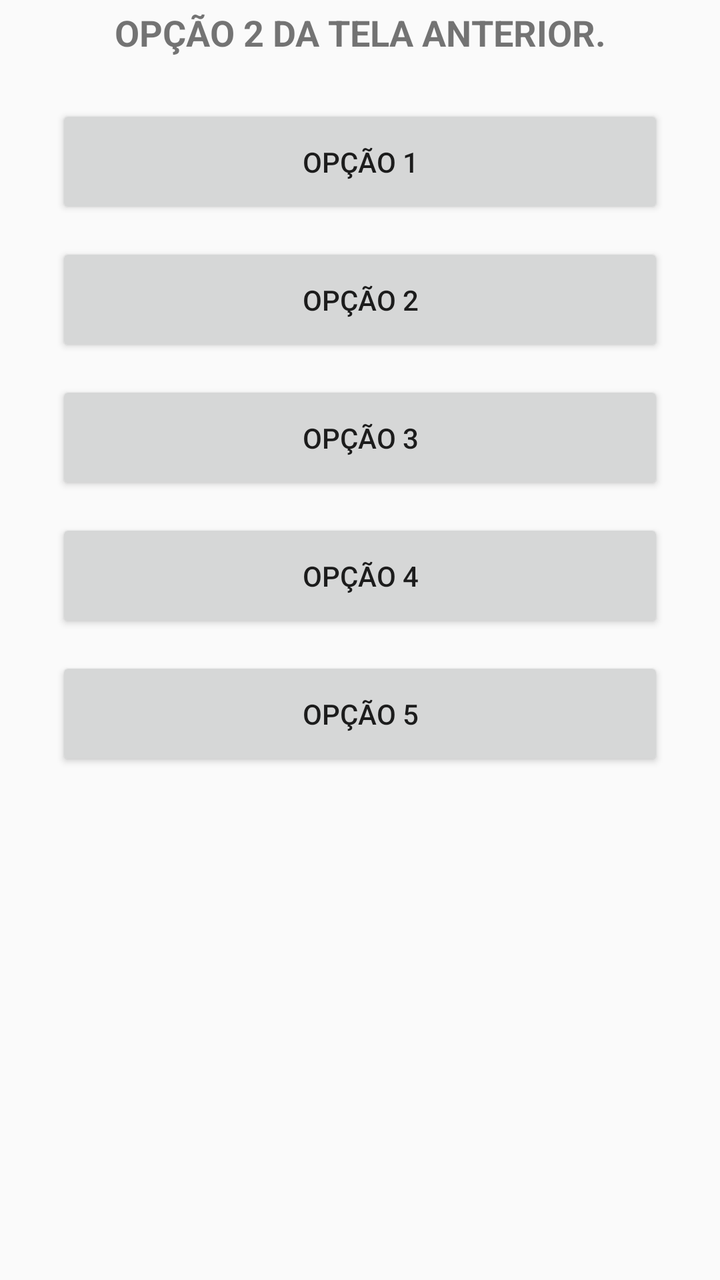
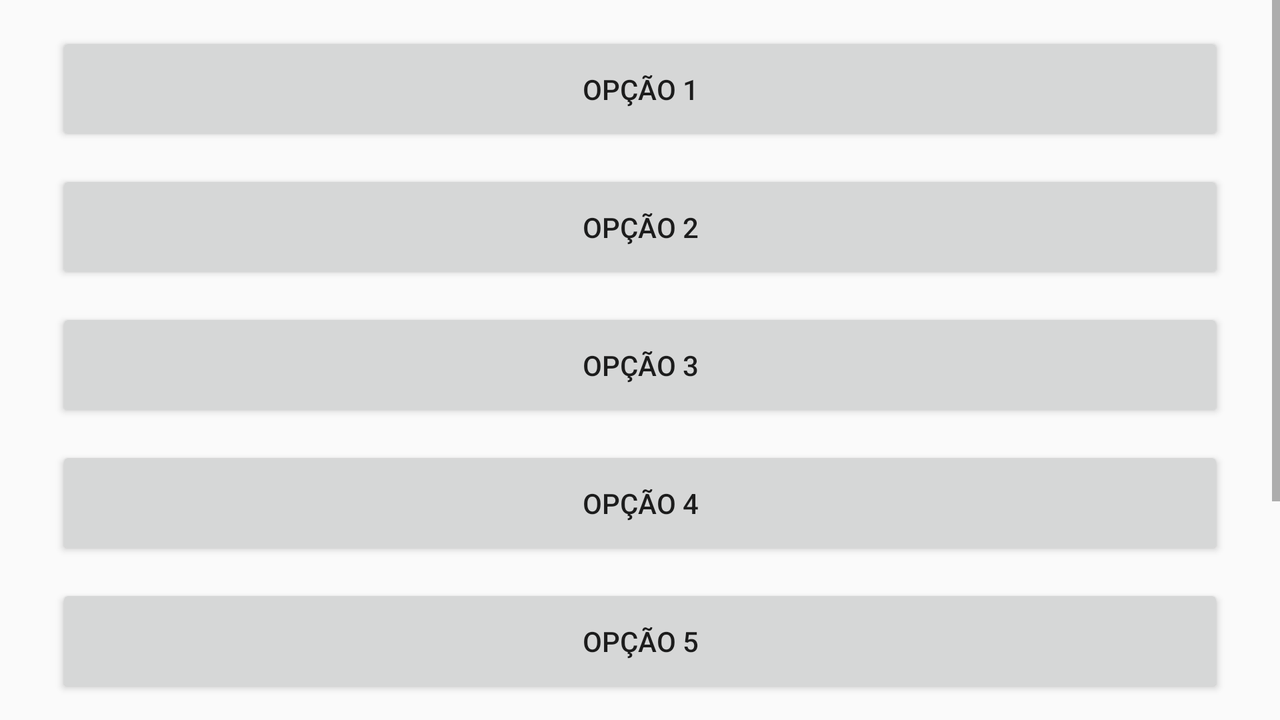

Compare how this app lays out the same screen by default and in its alternative resource folder. The renders come first, then the two layout files and the values they reference.
<!-- AndroidManifest.xml: application theme AppTheme -->
<!-- res/layout/activity_telaresp2.xml -->
<?xml version="1.0" encoding="utf-8"?>
<android.support.constraint.ConstraintLayout xmlns:android="http://schemas.android.com/apk/res/android"
    xmlns:app="http://schemas.android.com/apk/res-auto"
    xmlns:tools="http://schemas.android.com/tools"
    android:layout_width="match_parent"
    android:layout_height="match_parent"
    tools:context=".TelaResp2">

    <ScrollView
        android:id="@+id/scTelaResp2"
        android:layout_width="0dp"
        android:layout_height="0dp"
        app:layout_constraintBottom_toBottomOf="parent"
        app:layout_constraintEnd_toEndOf="parent"
        app:layout_constraintStart_toStartOf="parent"
        app:layout_constraintTop_toTopOf="parent">

        <LinearLayout
            android:layout_width="match_parent"
            android:layout_height="wrap_content"
            android:orientation="vertical">

            <TextView
                android:id="@+id/tvOp2Field1"
                android:layout_width="match_parent"
                android:layout_height="wrap_content"
                android:layout_marginStart="6dp"
                android:layout_marginTop="4dp"
                android:layout_marginEnd="6dp"
                android:layout_marginBottom="8dp"
                android:text="Opção 2 da Tela Anterior."
                android:textAlignment="center"
                android:textAllCaps="true"
                android:textSize="18sp"
                android:textStyle="bold"
                app:layout_constraintBottom_toBottomOf="@+id/svTelaResp1"
                app:layout_constraintEnd_toEndOf="parent"
                app:layout_constraintHorizontal_bias="0.0"
                app:layout_constraintStart_toStartOf="parent"
                app:layout_constraintTop_toTopOf="parent"
                app:layout_constraintVertical_bias="0.0" />

            <Button
                android:id="@+id/btOpcao1"
                android:layout_width="match_parent"
                android:layout_height="57dp"
                android:layout_marginStart="28dp"
                android:layout_marginTop="16dp"
                android:layout_marginEnd="28dp"
                android:layout_marginBottom="6dp"
                android:text="Opção 1"
                app:layout_constraintBottom_toTopOf="@+id/btOpcao2"
                app:layout_constraintEnd_toEndOf="parent"
                app:layout_constraintStart_toStartOf="parent"
                app:layout_constraintTop_toTopOf="parent" />

            <Button
                android:id="@+id/btOpcao2"
                android:layout_width="match_parent"
                android:layout_height="57dp"
                android:layout_marginStart="28dp"
                android:layout_marginTop="6dp"
                android:layout_marginEnd="28dp"
                android:layout_marginBottom="6dp"
                android:text="Opção 2"
                app:layout_constraintBottom_toTopOf="@+id/btOpcao3"
                app:layout_constraintEnd_toEndOf="parent"
                app:layout_constraintStart_toStartOf="parent"
                app:layout_constraintTop_toBottomOf="@+id/btOpcao1" />

            <Button
                android:id="@+id/btOpcao3"
                android:layout_width="match_parent"
                android:layout_height="57dp"
                android:layout_marginStart="28dp"
                android:layout_marginTop="6dp"
                android:layout_marginEnd="28dp"
                android:layout_marginBottom="6dp"
                android:text="Opção 3"
                app:layout_constraintBottom_toTopOf="@+id/btOpcao4"
                app:layout_constraintEnd_toEndOf="parent"
                app:layout_constraintStart_toStartOf="parent"
                app:layout_constraintTop_toBottomOf="@+id/btOpcao2" />

            <Button
                android:id="@+id/btOpcao4"
                android:layout_width="match_parent"
                android:layout_height="57dp"
                android:layout_marginStart="28dp"
                android:layout_marginTop="6dp"
                android:layout_marginEnd="28dp"
                android:layout_marginBottom="6dp"
                android:text="Opção 4"
                app:layout_constraintBottom_toTopOf="@+id/btOpcao5"
                app:layout_constraintEnd_toEndOf="parent"
                app:layout_constraintStart_toStartOf="parent"
                app:layout_constraintTop_toBottomOf="@+id/btOpcao3" />

            <Button
                android:id="@+id/btOpcao5"
                android:layout_width="match_parent"
                android:layout_height="57dp"
                android:layout_marginStart="28dp"
                android:layout_marginTop="6dp"
                android:layout_marginEnd="28dp"
                android:layout_marginBottom="168dp"
                android:text="Opção 5"
                app:layout_constraintBottom_toBottomOf="parent"
                app:layout_constraintEnd_toEndOf="parent"
                app:layout_constraintStart_toStartOf="parent"
                app:layout_constraintTop_toBottomOf="@+id/btOpcao4" />

        </LinearLayout>
    </ScrollView>
</android.support.constraint.ConstraintLayout>
<!-- resources referenced by this layout -->
<resources>
  <style name="AppTheme" parent="Theme.AppCompat.Light.DarkActionBar">
          
          <item name="colorPrimary">@color/colorPrimary</item>
          <item name="colorPrimaryDark">@color/colorPrimaryDark</item>
          <item name="colorAccent">@color/colorAccent</item>
          <item name="android:navigationBarColor">@color/colorPrimaryDark</item>
      </style>
  <color name="colorPrimary">#9b30ff</color>
  <color name="colorPrimaryDark">#551a8b</color>
  <color name="colorAccent">#fff</color>
</resources>
<!-- res/layout-land/activity_telaresp2.xml (the repository's variant of the layout above) -->
<!-- drawn on the phone turned sideways -->
<?xml version="1.0" encoding="utf-8"?>
<android.support.constraint.ConstraintLayout xmlns:android="http://schemas.android.com/apk/res/android"
    xmlns:app="http://schemas.android.com/apk/res-auto"
    xmlns:tools="http://schemas.android.com/tools"
    android:layout_width="match_parent"
    android:layout_height="match_parent"
    tools:context=".TelaResp2">

    <ScrollView
        android:id="@+id/scTelaResp2"
        android:layout_width="0dp"
        android:layout_height="0dp"
        app:layout_constraintBottom_toBottomOf="parent"
        app:layout_constraintEnd_toEndOf="parent"
        app:layout_constraintStart_toStartOf="parent"
        app:layout_constraintTop_toTopOf="parent">

        <LinearLayout
            android:layout_width="match_parent"
            android:layout_height="wrap_content"
            android:orientation="vertical">

            <Button
                android:id="@+id/btOpcao1"
                android:layout_width="match_parent"
                android:layout_height="57dp"
                android:layout_marginStart="28dp"
                android:layout_marginTop="16dp"
                android:layout_marginEnd="28dp"
                android:layout_marginBottom="6dp"
                android:text="Opção 1"
                app:layout_constraintBottom_toTopOf="@+id/btOpcao2"
                app:layout_constraintEnd_toEndOf="parent"
                app:layout_constraintStart_toStartOf="parent"
                app:layout_constraintTop_toTopOf="parent" />

            <Button
                android:id="@+id/btOpcao2"
                android:layout_width="match_parent"
                android:layout_height="57dp"
                android:layout_marginStart="28dp"
                android:layout_marginTop="6dp"
                android:layout_marginEnd="28dp"
                android:layout_marginBottom="6dp"
                android:text="Opção 2"
                app:layout_constraintBottom_toTopOf="@+id/btOpcao3"
                app:layout_constraintEnd_toEndOf="parent"
                app:layout_constraintStart_toStartOf="parent"
                app:layout_constraintTop_toBottomOf="@+id/btOpcao1" />

            <Button
                android:id="@+id/btOpcao3"
                android:layout_width="match_parent"
                android:layout_height="57dp"
                android:layout_marginStart="28dp"
                android:layout_marginTop="6dp"
                android:layout_marginEnd="28dp"
                android:layout_marginBottom="6dp"
                android:text="Opção 3"
                app:layout_constraintBottom_toTopOf="@+id/btOpcao4"
                app:layout_constraintEnd_toEndOf="parent"
                app:layout_constraintStart_toStartOf="parent"
                app:layout_constraintTop_toBottomOf="@+id/btOpcao2" />

            <Button
                android:id="@+id/btOpcao4"
                android:layout_width="match_parent"
                android:layout_height="57dp"
                android:layout_marginStart="28dp"
                android:layout_marginTop="6dp"
                android:layout_marginEnd="28dp"
                android:layout_marginBottom="6dp"
                android:text="Opção 4"
                app:layout_constraintBottom_toTopOf="@+id/btOpcao5"
                app:layout_constraintEnd_toEndOf="parent"
                app:layout_constraintStart_toStartOf="parent"
                app:layout_constraintTop_toBottomOf="@+id/btOpcao3" />

            <Button
                android:id="@+id/btOpcao5"
                android:layout_width="match_parent"
                android:layout_height="57dp"
                android:layout_marginStart="28dp"
                android:layout_marginTop="6dp"
                android:layout_marginEnd="28dp"
                android:layout_marginBottom="168dp"
                android:text="Opção 5"
                app:layout_constraintBottom_toBottomOf="parent"
                app:layout_constraintEnd_toEndOf="parent"
                app:layout_constraintStart_toStartOf="parent"
                app:layout_constraintTop_toBottomOf="@+id/btOpcao4" />

        </LinearLayout>
    </ScrollView>
</android.support.constraint.ConstraintLayout>
